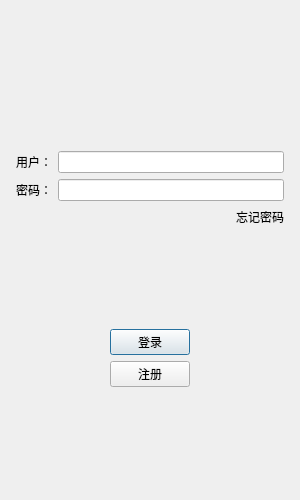
<?xml version="1.0" encoding="UTF-8"?>
<ui version="4.0">
 <class>LoginDialog</class>
 <widget class="QDialog" name="LoginDialog">
  <property name="geometry">
   <rect>
    <x>0</x>
    <y>0</y>
    <width>300</width>
    <height>500</height>
   </rect>
  </property>
  <property name="minimumSize">
   <size>
    <width>300</width>
    <height>500</height>
   </size>
  </property>
  <property name="maximumSize">
   <size>
    <width>300</width>
    <height>500</height>
   </size>
  </property>
  <property name="windowTitle">
   <string>Dialog</string>
  </property>
  <layout class="QVBoxLayout" name="verticalLayout_2">
   <item>
    <layout class="QVBoxLayout" name="verticalLayout">
     <property name="leftMargin">
      <number>5</number>
     </property>
     <property name="topMargin">
      <number>5</number>
     </property>
     <property name="rightMargin">
      <number>5</number>
     </property>
     <property name="bottomMargin">
      <number>5</number>
     </property>
     <item>
      <widget class="QWidget" name="widget" native="true">
       <layout class="QGridLayout" name="gridLayout">
        <item row="0" column="0">
         <widget class="QLabel" name="label">
          <property name="text">
           <string/>
          </property>
          <property name="pixmap">
           <pixmap resource="rc.qrc">:/res/ice.png</pixmap>
          </property>
          <property name="alignment">
           <set>Qt::AlignCenter</set>
          </property>
         </widget>
        </item>
       </layout>
      </widget>
     </item>
     <item>
      <spacer name="verticalSpacer">
       <property name="orientation">
        <enum>Qt::Vertical</enum>
       </property>
       <property name="sizeHint" stdset="0">
        <size>
         <width>20</width>
         <height>40</height>
        </size>
       </property>
      </spacer>
     </item>
     <item>
      <layout class="QHBoxLayout" name="horizontalLayout">
       <item>
        <widget class="QLabel" name="user_label">
         <property name="text">
          <string>用户：</string>
         </property>
        </widget>
       </item>
       <item>
        <widget class="QLineEdit" name="user_edit">
         <property name="maximumSize">
          <size>
           <width>16777215</width>
           <height>25</height>
          </size>
         </property>
        </widget>
       </item>
      </layout>
     </item>
     <item>
      <layout class="QHBoxLayout" name="horizontalLayout_2">
       <item>
        <widget class="QLabel" name="pass_label">
         <property name="maximumSize">
          <size>
           <width>16777215</width>
           <height>25</height>
          </size>
         </property>
         <property name="text">
          <string>密码：</string>
         </property>
        </widget>
       </item>
       <item>
        <widget class="QLineEdit" name="pass_edit">
         <property name="maximumSize">
          <size>
           <width>16777215</width>
           <height>25</height>
          </size>
         </property>
        </widget>
       </item>
      </layout>
     </item>
     <item>
      <layout class="QHBoxLayout" name="horizontalLayout_3">
       <item>
        <spacer name="horizontalSpacer">
         <property name="orientation">
          <enum>Qt::Horizontal</enum>
         </property>
         <property name="sizeHint" stdset="0">
          <size>
           <width>40</width>
           <height>20</height>
          </size>
         </property>
        </spacer>
       </item>
       <item>
        <widget class="QLabel" name="forget_label">
         <property name="maximumSize">
          <size>
           <width>16777215</width>
           <height>25</height>
          </size>
         </property>
         <property name="text">
          <string>忘记密码</string>
         </property>
        </widget>
       </item>
      </layout>
     </item>
     <item>
      <spacer name="verticalSpacer_2">
       <property name="orientation">
        <enum>Qt::Vertical</enum>
       </property>
       <property name="sizeHint" stdset="0">
        <size>
         <width>20</width>
         <height>40</height>
        </size>
       </property>
      </spacer>
     </item>
     <item>
      <layout class="QHBoxLayout" name="horizontalLayout_4">
       <item>
        <spacer name="horizontalSpacer_2">
         <property name="orientation">
          <enum>Qt::Horizontal</enum>
         </property>
         <property name="sizeHint" stdset="0">
          <size>
           <width>40</width>
           <height>20</height>
          </size>
         </property>
        </spacer>
       </item>
       <item>
        <widget class="QPushButton" name="login_btn">
         <property name="maximumSize">
          <size>
           <width>100</width>
           <height>30</height>
          </size>
         </property>
         <property name="text">
          <string>登录</string>
         </property>
        </widget>
       </item>
       <item>
        <spacer name="horizontalSpacer_3">
         <property name="orientation">
          <enum>Qt::Horizontal</enum>
         </property>
         <property name="sizeHint" stdset="0">
          <size>
           <width>40</width>
           <height>20</height>
          </size>
         </property>
        </spacer>
       </item>
      </layout>
     </item>
     <item>
      <layout class="QHBoxLayout" name="horizontalLayout_5">
       <item>
        <spacer name="horizontalSpacer_4">
         <property name="orientation">
          <enum>Qt::Horizontal</enum>
         </property>
         <property name="sizeHint" stdset="0">
          <size>
           <width>40</width>
           <height>20</height>
          </size>
         </property>
        </spacer>
       </item>
       <item>
        <widget class="QPushButton" name="reg_btn">
         <property name="maximumSize">
          <size>
           <width>100</width>
           <height>30</height>
          </size>
         </property>
         <property name="text">
          <string>注册</string>
         </property>
        </widget>
       </item>
       <item>
        <spacer name="horizontalSpacer_5">
         <property name="orientation">
          <enum>Qt::Horizontal</enum>
         </property>
         <property name="sizeHint" stdset="0">
          <size>
           <width>40</width>
           <height>20</height>
          </size>
         </property>
        </spacer>
       </item>
      </layout>
     </item>
     <item>
      <spacer name="verticalSpacer_3">
       <property name="orientation">
        <enum>Qt::Vertical</enum>
       </property>
       <property name="sizeHint" stdset="0">
        <size>
         <width>20</width>
         <height>40</height>
        </size>
       </property>
      </spacer>
     </item>
    </layout>
   </item>
  </layout>
 </widget>
 <resources>
  <include location="rc.qrc"/>
 </resources>
 <connections/>
</ui>
